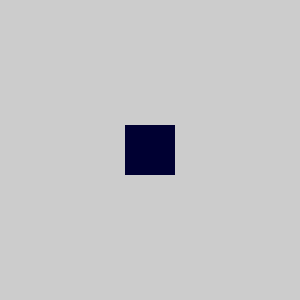
Frame 1 (no input)
Frame 60 (the mouse pressed at the canvas centre just before this capture): identical to frame 1, image omitted
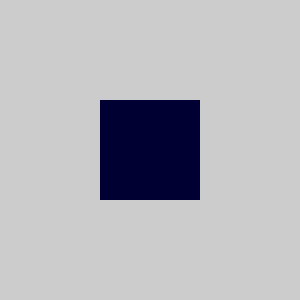
Frame 120 (the mouse held since frame 60 and released just before this capture)

The Processing sketch that drew these frames (run headless with seeded random() and noise(); from frame 60 on, the mouse is pressed at the canvas centre):

// Processing sketch: sketch_26_1
// ── sketch_26_1.pde
//Animate a shape to react when the mouse is pressed and when it is released

int xsize = 50; //set width of rectangle
int ysize = 50; //set height of rectangle
int blueVal = 50; //set colour of rectangle

void setup(){
size(300,300); //set size to 300x300
}

void draw(){
  noStroke();
  fill(0,0,blueVal);
  rectMode(CENTER);
  rect(150,150,xsize,ysize); //draw rectangle in the middle of screen
}


void mousePressed(){ //when mouse is pressed:
xsize *= 2; //double the width of the rectangle
ysize *= 2; //double the height of the rectangle
}

void mouseReleased(){ //when mouse is released:
 blueVal += 50; //lighten the colour by 50
}
